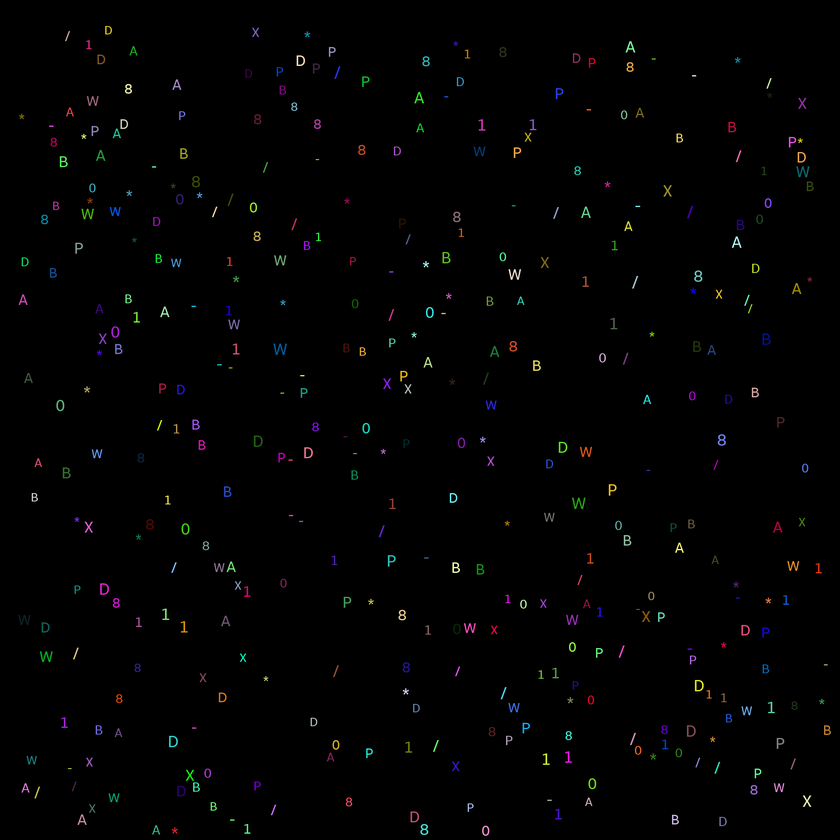
#> input picture task6/symbols.png, 840 x 840 px, shrunk from 2000 x 2000 before the run
$ python recognize.py
#> lines starting #> are read from the running program, lines starting #| are printed output that depends on the picture; after the words box and inside, x2 and y2 are one past the last pixel; in counts of white or black regions, pixels touching at a corner belong together
import numpy as np
import matplotlib.pyplot as plt
from scipy.ndimage import morphology
from skimage.measure import label, regionprops
from skimage.filters import try_all_threshold, threshold_triangle
from random import choices
import argparse

parser = argparse.ArgumentParser()
parser.add_argument('--file', dest='file', default='symbols.png')
args = parser.parse_args()

def lakes_area(image):
    B = ~image
    BB = np.ones((B.shape[0] + 2, B.shape[1] + 2))
    BB[1:-1, 1:-1] = B
    BB = label(BB)
    BB[BB == 1] = 0
    return label(BB).sum()

def lakes(image):
    B = ~image
    BB = np.ones((B.shape[0] + 2, B.shape[1] + 2))
    BB[1:-1, 1:-1] = B
    return np.max(label(BB)) - 1

def bay_area(image):
    b = ~image
    bb = np.zeros((b.shape[0] + 1, b.shape[1])).astype("uint8")
    bb[:-1, :] = b
    return lakes_area(image)

def vlines(image):
    lines = np.sum(image, 0) // image.shape[0]
    return np.sum(lines)

def has_bay(image):
    b = ~image
    bb = np.zeros((b.shape[0] + 1, b.shape[1])).astype("uint8")
    bb[:-1, :] = b
    return lakes(~bb) - 1

def count_bays(image):
    holes = ~image.copy()
    return np.max(label(holes))

def recognize(region):
    lc = lakes(region.image)
    if lc == 2:
        if vlines(region.image) > 2:
            return "B"
        return "8"
    if lc == 1:
        if has_bay(region.image) > 0:
            return "A"
        if vlines(region.image) > 2:
            bay_relative_area = bay_area(region.image) / region.area
            if bay_relative_area > 0.5:
                return "D"
            return "P"
        return "0"
    if lc == 0:
        if vlines(region.image) > 2:
            if region.extent > 0.95:
                return "-"
            return "1"
        bays = count_bays(region.image)
        if bays == 2:
            return "/"
        if bays > 3:
            circ = region.eccentricity
            if circ < 0.5:
                return "*"
            if bays == 5:
                return "W"
            if bays == 4:
                return "X"
    return None

image = plt.imread(args.file)
#> image is the input picture: shape (840, 840, 3) float32; mean R, G, B 0.0077, 0.00774, 0.00781
image = np.sum(image, 2)
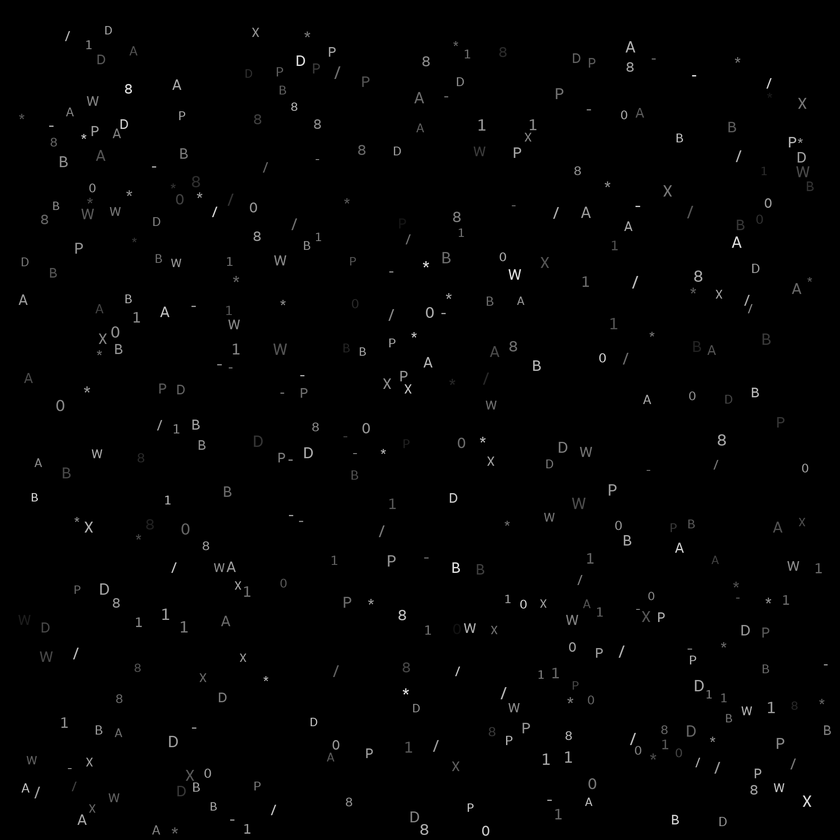
#> image: shape (840, 840) float32; min 0, max 2.96, mean 0.0233; drawn with min black and max white
image[image > 0] = 1
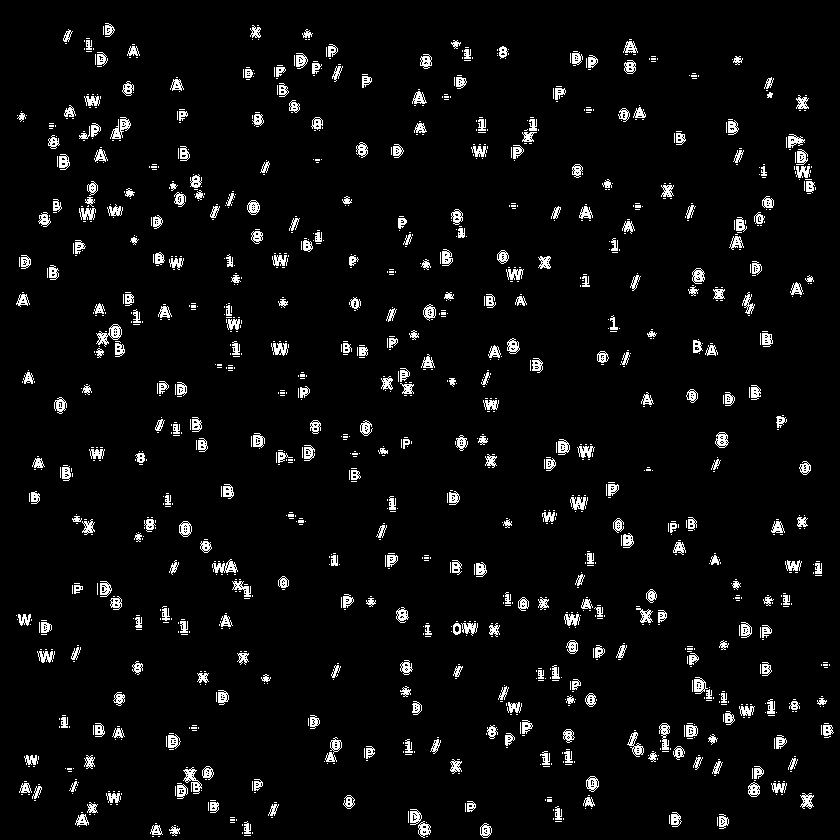
#> image: shape (840, 840) float32; values 0 (black) and 1 (white), 4.6% white in thin lines or dots

labeled = label(image)
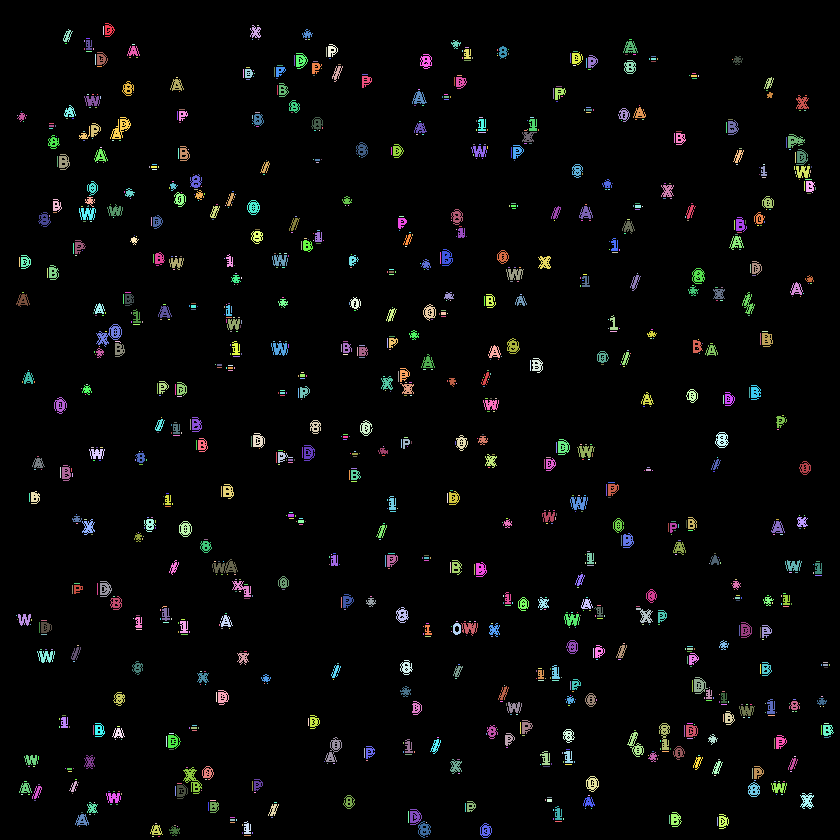
#> labeled: shape (840, 840) int64; 1355 distinct labels, from 0 to 1354; one colour per label, 0 black
print("Number of symbols %i" % np.max(labeled))
#| Number of symbols 1354

regions = regionprops(labeled)
#> regions = 1354 regions; largest, box (x1, y1, x2, y2) and area: (96, 324, 122, 347) 225, (183, 767, 202, 794) 197, (110, 117, 131, 139) 195, (212, 559, 238, 573) 185, (325, 737, 342, 762) 168
d = {}
for region in regions:
    symbol = recognize(region)
    if symbol not in d:
        d[symbol] = 1
    else:
        d[symbol] += 1
#> this loop made 1354 passes
#> (lc in recognize, bays in recognize) on passes 8, 9, 13: (0, 0), (0, 0), (0, 0)
#> after the loop, d = 12 items

print(d)
#| {'8': 99, 'X': 5, None: 871, '/': 33, '-': 243, 'A': 40, 'P': 5, '0': 39, 'B': 6, 'W': 8, '1': 2, '*': 3}
